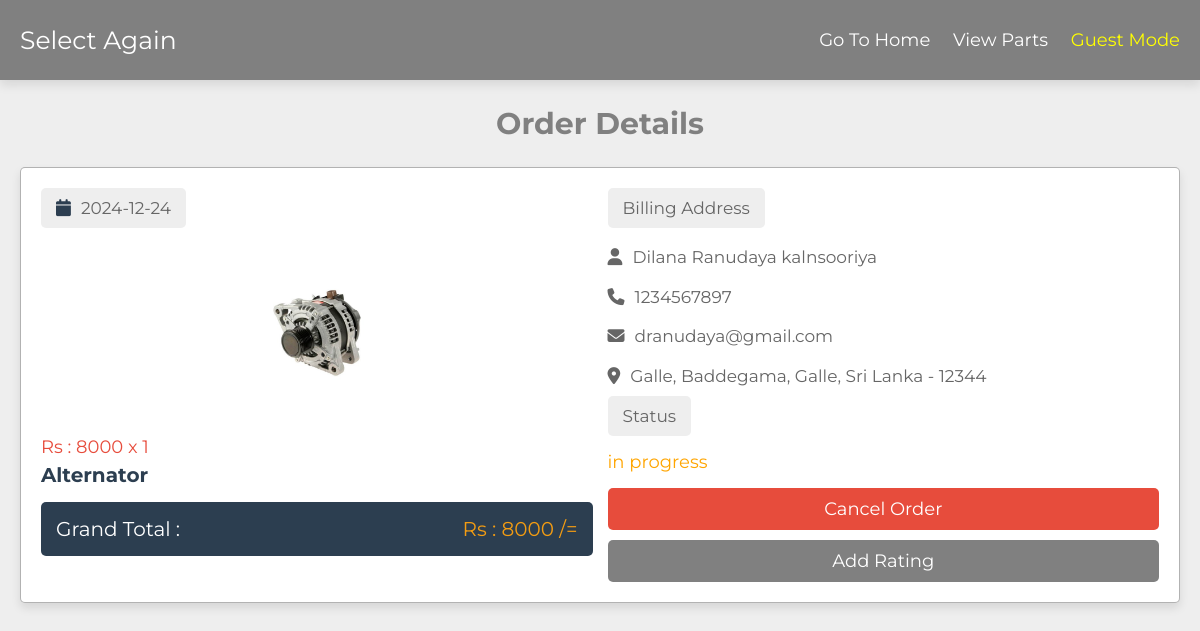
The page /cartnew/project/view_order.php?get_id=5 on the database its author committed.
### tables this page shows
CREATE TABLE `products` (
  `id` int(11) NOT NULL,
  `name` varchar(50) NOT NULL,
  `price` varchar(10) NOT NULL,
  `image` varchar(50) NOT NULL
);

CREATE TABLE `orders` (
  `id` int(20) NOT NULL,
  `user_id` varchar(20) NOT NULL,
  `name` varchar(50) NOT NULL,
  `number` varchar(10) NOT NULL,
  `email` varchar(50) NOT NULL,
  `address` varchar(200) NOT NULL,
  `address_type` varchar(10) NOT NULL,
  `method` varchar(50) NOT NULL,
  `product_id` varchar(20) NOT NULL,
  `price` varchar(10) NOT NULL,
  `qty` varchar(2) NOT NULL,
  `date` date NOT NULL DEFAULT current_timestamp(),
  `status` varchar(50) NOT NULL DEFAULT 'in progress'
);

### cartnew/project/view_order.php (the view, shortened to what this page needs)
<?php
if (isset($_GET['get_id'])) {
    $get_id = $_GET['get_id'];
} else {
    $get_id = '';
    header('location:orders.php');
}
?>
<!DOCTYPE html>
<html lang="en">
<head>
    <link rel="stylesheet" href="https://cdnjs.cloudflare.com/ajax/libs/font-awesome/6.2.1/css/all.min.css">
    <link rel="stylesheet" href="css/style.css">
</head>
<body>
<?php include 'components/header.php'; ?>
<section class="order-details">
    <h1 class="heading">order details</h1>
    <div class="box-container">
    <?php
    $grand_total = 0;
    $select_orders = $conn->prepare("SELECT * FROM `orders` WHERE id = ? LIMIT 1");
    $select_orders->execute([$get_id]);
    if ($select_orders->rowCount() > 0) {
        while ($fetch_order = $select_orders->fetch(PDO::FETCH_ASSOC)) {
            $select_product = $conn->prepare("SELECT * FROM `products` WHERE id = ? LIMIT 1");
            $select_product->execute([$fetch_order['product_id']]);
            if ($select_product->rowCount() > 0) {
                while ($fetch_product = $select_product->fetch(PDO::FETCH_ASSOC)) {
                    $sub_total = ($fetch_order['price'] * $fetch_order['qty']);
                    $grand_total += $sub_total;
    ?>
    <div class="box">
        <div class="col">
            <p class="title"><i class="fas fa-calendar"></i><?= $fetch_order['date']; ?></p>
            <img src="\carfamilly\admin_panel\uploads\<?= $fetch_product['image']; ?>" class="image" alt="">
            <p class="price">Rs : <?= $fetch_order['price']; ?> x <?= $fetch_order['qty']; ?></p>
            <h3 class="name"><?= $fetch_product['name']; ?></h3>
            <p class="grand-total">grand total : <span>Rs : <?= $grand_total; ?> /= </span></p>
        </div>
        <div class="col">
            <p class="title">billing address</p>
            <p class="user"><i class="fas fa-user"></i><?= $fetch_order['name']; ?></p>
            <p class="user"><i class="fas fa-phone"></i><?= $fetch_order['number']; ?></p>
            <p class="user"><i class="fas fa-envelope"></i><?= $fetch_order['email']; ?></p>
            <p class="user"><i class="fas fa-map-marker-alt"></i><?= $fetch_order['address']; ?></p>
            <p class="title">status</p>
            <p class="status" style="color:<?php if ($fetch_order['status'] == 'delivered') {
                echo 'green';
            } elseif ($fetch_order['status'] == 'canceled') {
                echo 'red';
            } else {
                echo 'orange';
            }; ?>"><?= $fetch_order['status']; ?></p>
            <?php if ($fetch_order['status'] == 'canceled') { ?>
                <a href="checkout.php?get_id=<?= $fetch_product['id']; ?>" class="btn">order again</a>
            <?php } else { ?>
            <form action="" method="POST">
                <input type="submit" value="cancel order" name="cancel" class="delete-btn" onclick="return confirm('cancel this order?');">
            </form>
            <?php } ?>
            <a href="add_rating.php?pid=<?= $fetch_product['id']; ?>" class="btn rating-btn">Add Rating</a>
        </div>
    </div>
    <?php
                }
            } else {
                echo '<p class="empty">product not found!</p>';
            }
        }
    } else {
        echo '<p class="empty">no orders found!</p>';
    }
    ?>
    </div>
</section>
</body>
</html>

### cartnew/project/css/style.css (style rules this page uses)
:root { --main-color:#666; --red:#e74c3c; --orange:#f39c12; --light-color:#666; --light-bg:#eee; --white:#fff; --black:#2c3e50; --border:.1rem solid rgba(0,0,0,.3); --box-shodow:0 .5rem 1rem rgba(0,0,0,.1); }
* { font-family: 'Montserrat', sans-serif; margin: 0; padding: 0; box-sizing: border-box; outline: none; border: none; text-decoration: none; }
html { font-size: 62.5%; overflow-x: hidden; }
body { background: var(--light-bg); }
section { padding:2.5rem 2rem; max-width: 1200px; margin: 0 auto; }
.heading { text-align: center; padding-bottom: 2.5rem; font-size: 3rem; color:grey; text-transform: capitalize; }
.btn, .delete-btn { display: block; text-align: center; width: 100%; margin-top: 1rem; padding: 1rem 3rem; color: var(--white); cursor: pointer; font-size: 1.8rem; text-transform: capitalize; border-radius: .5rem; }
.btn { background-color:grey; }
.delete-btn { background-color: var(--red); }
.order-details .box-container { background-color: var(--white); border: var(--border); border-radius: .5rem; padding: 2rem; box-shadow: var(--box-shodow); }
.order-details .box-container .box { display: flex; gap: 1.5rem; flex-wrap: wrap; align-items: flex-start; overflow-x: hidden; }
.order-details .box-container .box .col { flex: 1 1 40rem; }
.order-details .box-container .box .col .image { height: 17rem; width: 100%; object-fit: contain; margin: 1rem 0; }
.order-details .box-container .box .col .title { border-radius: .5rem; margin-bottom: 1rem; padding: 1rem 1.5rem; font-size: 1.7rem; color: var(--light-color); background-color: var(--light-bg); display: inline-block; text-transform: capitalize; }
.order-details .box-container .box .col .title i { margin-right: 1rem; color: var(--black); }
.order-details .box-container .box .col .price { color: var(--red); font-size: 1.8rem; padding: .5rem 0; }
.order-details .box-container .box .col .name { font-size: 2rem; color: var(--black); text-overflow: ellipsis; overflow-x: hidden; }
.order-details .box-container .box .col .user { padding: .7rem 0; font-size: 1.7rem; color: var(--light-color); line-height: 1.5; }
.order-details .box-container .box .col .user i { margin-right: 1rem; color: var(--main-color); }
.order-details .box-container .box .col .grand-total { background-color: var(--black); display: flex; align-items: center; justify-content: space-between; gap: 1.5rem; flex-wrap: wrap; padding:1.5rem; font-size: 2rem; color: var(--white); border-radius: .5rem; text-transform: capitalize; margin-top: 1.5rem; }
.order-details .box-container .box .col .grand-total span { color: var(--orange); }
.order-details .box-container .box .col .status { font-size: 1.8rem; padding: .5rem 0; }

### rows shown on the page
orders: date "2024-12-24", price "8000", qty "1", name "Dilana Ranudaya kalnsooriya", number "1234567897", email "dranudaya@gmail.com", address "Galle, Baddegama, Galle, Sri Lanka - 12344", status "in progress"
products: image (picture), name "Alternator", grand_total "8000"
